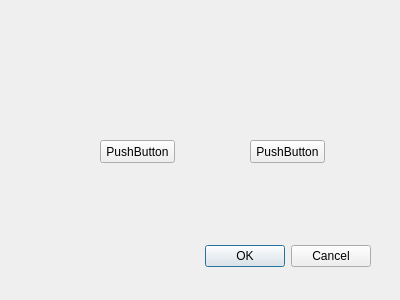
<?xml version="1.0" encoding="UTF-8"?>
<ui version="4.0">
 <class>Dialog</class>
 <widget class="QDialog" name="Dialog">
  <property name="geometry">
   <rect>
    <x>0</x>
    <y>0</y>
    <width>400</width>
    <height>300</height>
   </rect>
  </property>
  <property name="windowTitle">
   <string>Dialog</string>
  </property>
  <widget class="QDialogButtonBox" name="buttonBox">
   <property name="geometry">
    <rect>
     <x>30</x>
     <y>240</y>
     <width>341</width>
     <height>32</height>
    </rect>
   </property>
   <property name="orientation">
    <enum>Qt::Horizontal</enum>
   </property>
   <property name="standardButtons">
    <set>QDialogButtonBox::Cancel|QDialogButtonBox::Ok</set>
   </property>
  </widget>
  <widget class="QPushButton" name="pushButton">
   <property name="geometry">
    <rect>
     <x>100</x>
     <y>140</y>
     <width>75</width>
     <height>23</height>
    </rect>
   </property>
   <property name="text">
    <string>PushButton</string>
   </property>
  </widget>
  <widget class="QPushButton" name="pushButton_2">
   <property name="geometry">
    <rect>
     <x>250</x>
     <y>140</y>
     <width>75</width>
     <height>23</height>
    </rect>
   </property>
   <property name="text">
    <string>PushButton</string>
   </property>
  </widget>
 </widget>
 <resources/>
 <connections>
  <connection>
   <sender>buttonBox</sender>
   <signal>accepted()</signal>
   <receiver>Dialog</receiver>
   <slot>accept()</slot>
   <hints>
    <hint type="sourcelabel">
     <x>248</x>
     <y>254</y>
    </hint>
    <hint type="destinationlabel">
     <x>157</x>
     <y>274</y>
    </hint>
   </hints>
  </connection>
  <connection>
   <sender>buttonBox</sender>
   <signal>rejected()</signal>
   <receiver>Dialog</receiver>
   <slot>reject()</slot>
   <hints>
    <hint type="sourcelabel">
     <x>316</x>
     <y>260</y>
    </hint>
    <hint type="destinationlabel">
     <x>286</x>
     <y>274</y>
    </hint>
   </hints>
  </connection>
 </connections>
</ui>
